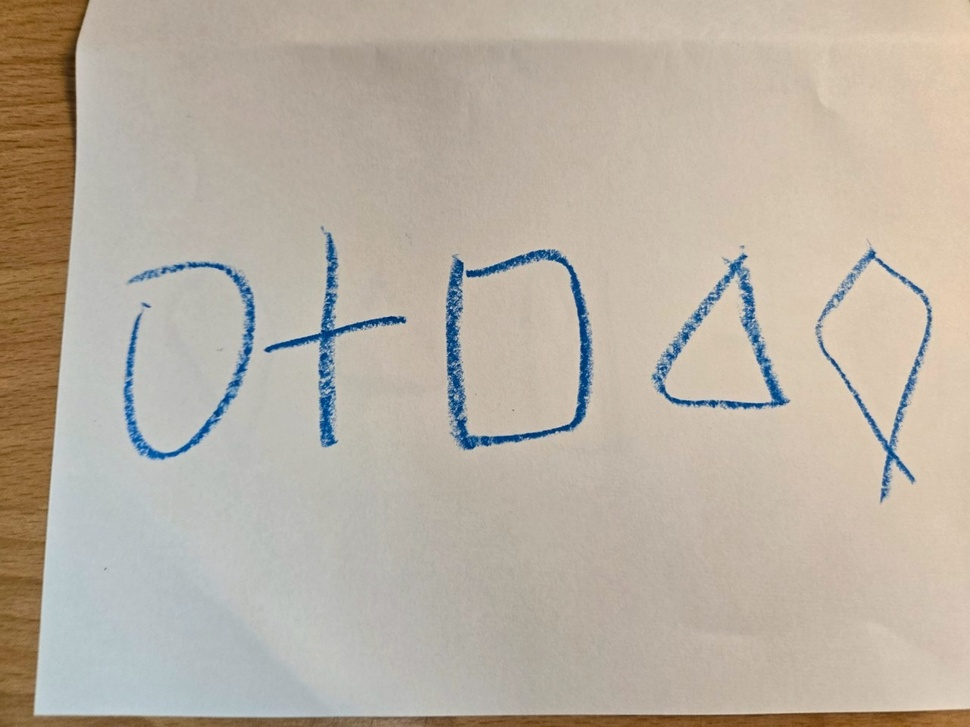
#> input picture circle/raw/206_1.jpg, 970 x 727 px, shrunk from 1280 x 960 before the run; its folder holds only this picture in this run
$ python more.py
#> lines starting #> are read from the running program, lines starting #| are printed output that depends on the picture
import os
from PIL import Image

raw_dir = "raw"
output_dir = "raw"

for idx, filename in enumerate(sorted(os.listdir(raw_dir)), 1):
    if filename.lower().endswith((".jpg", ".jpeg", ".png", ".bmp", ".gif")):
        img_path = os.path.join(raw_dir, filename)
        img = Image.open(img_path)
#> img is the input picture: PIL image 970x727 RGB; mean R, G, B 185.5, 176.2, 163.1

        # 上下翻轉
        img_flip_ud = img.transpose(Image.FLIP_TOP_BOTTOM)
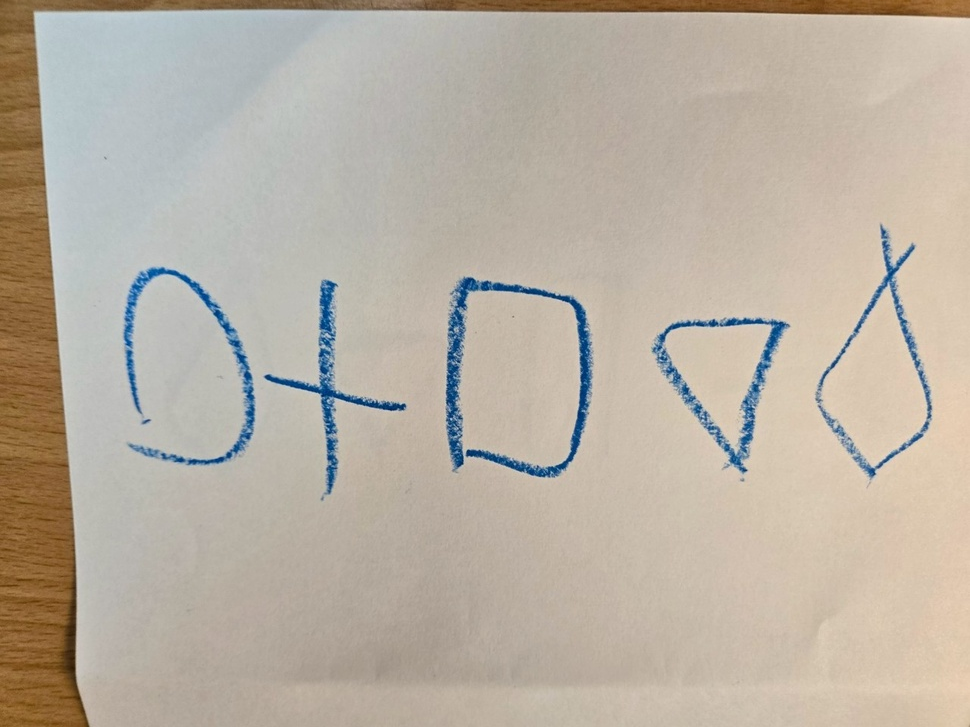
#> img_flip_ud: PIL image 970x727 RGB; mean R, G, B 185.5, 176.2, 163.1
        img_flip_ud.save(os.path.join(output_dir, f"{idx}_2.jpg"))

        # 左右翻轉
        img_flip_lr = img.transpose(Image.FLIP_LEFT_RIGHT)
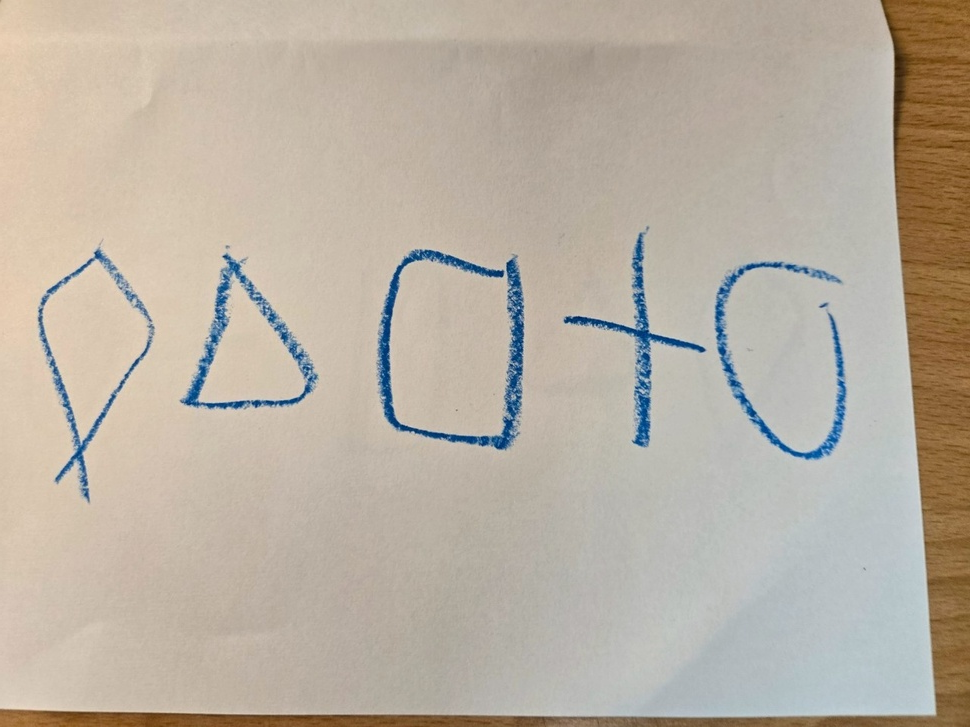
#> img_flip_lr: PIL image 970x727 RGB; mean R, G, B 185.5, 176.2, 163.1
        img_flip_lr.save(os.path.join(output_dir, f"{idx}_3.jpg"))

$ run again, on circle/raw/354_1.jpg
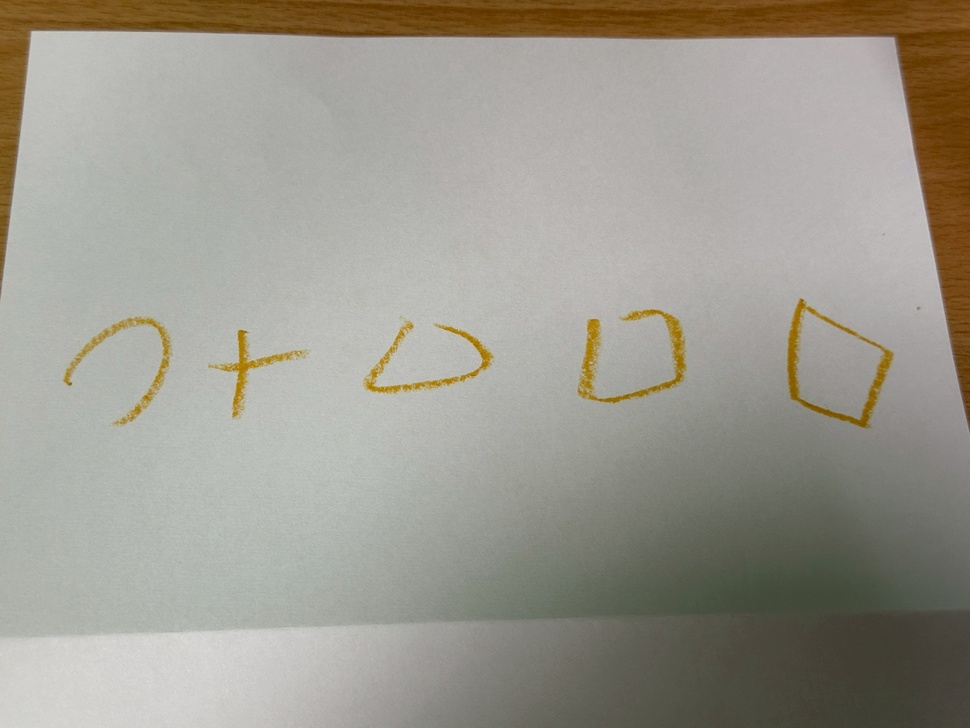
#> input picture circle/raw/354_1.jpg, 970 x 728 px, shrunk from 2364 x 1774 before the run
#> img is the input picture: PIL image 970x728 RGB; mean R, G, B 156.7, 153.6, 143.3
#> `img_flip_ud = img.transpose(Image.FLIP_TOP_BOTTOM)`:
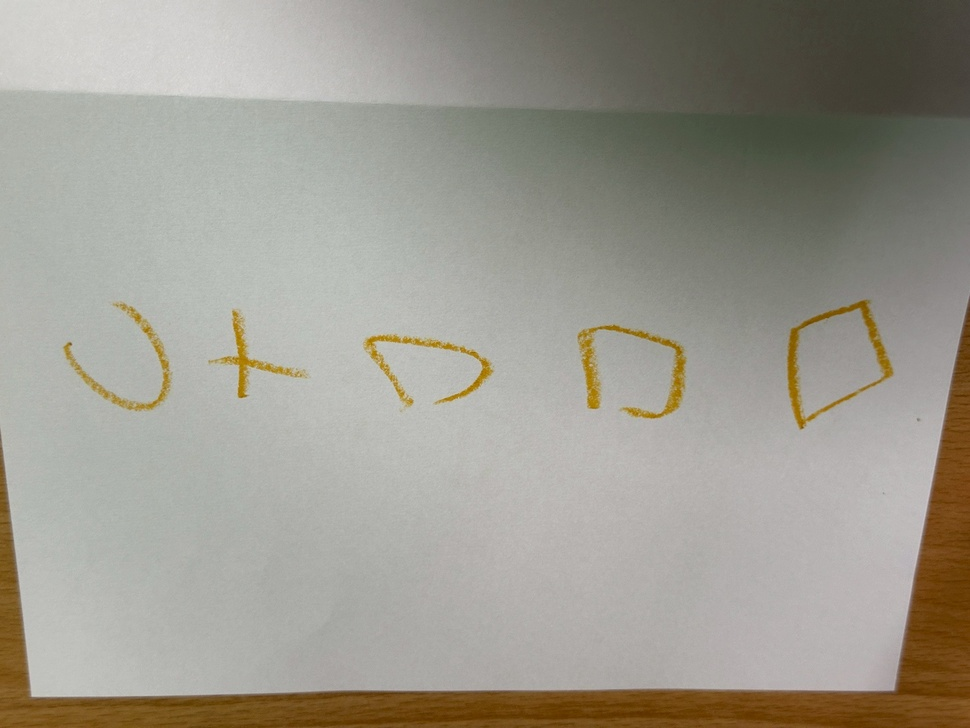
#> img_flip_ud: PIL image 970x728 RGB; mean R, G, B 156.7, 153.6, 143.3
#> `img_flip_lr = img.transpose(Image.FLIP_LEFT_RIGHT)`:
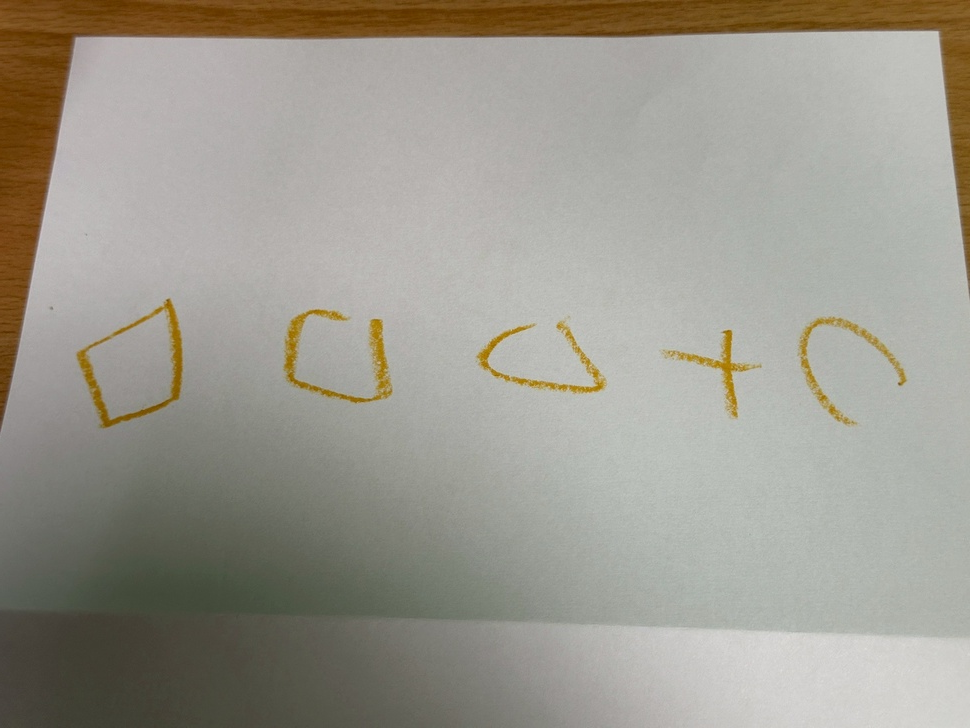
#> img_flip_lr: PIL image 970x728 RGB; mean R, G, B 156.7, 153.6, 143.3

$ run again, on circle/raw/395_1.jpg
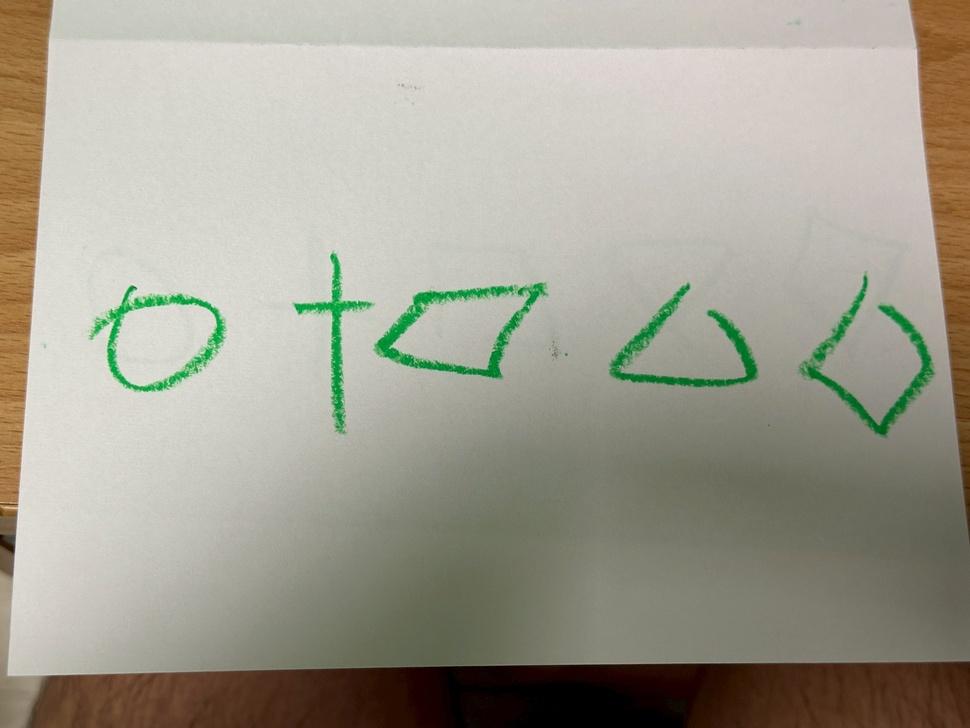
#> input picture circle/raw/395_1.jpg, 970 x 728 px, shrunk from 2364 x 1774 before the run
#> img is the input picture: PIL image 970x728 RGB; mean R, G, B 162.3, 159.6, 145.9
#> `img_flip_ud = img.transpose(Image.FLIP_TOP_BOTTOM)`:
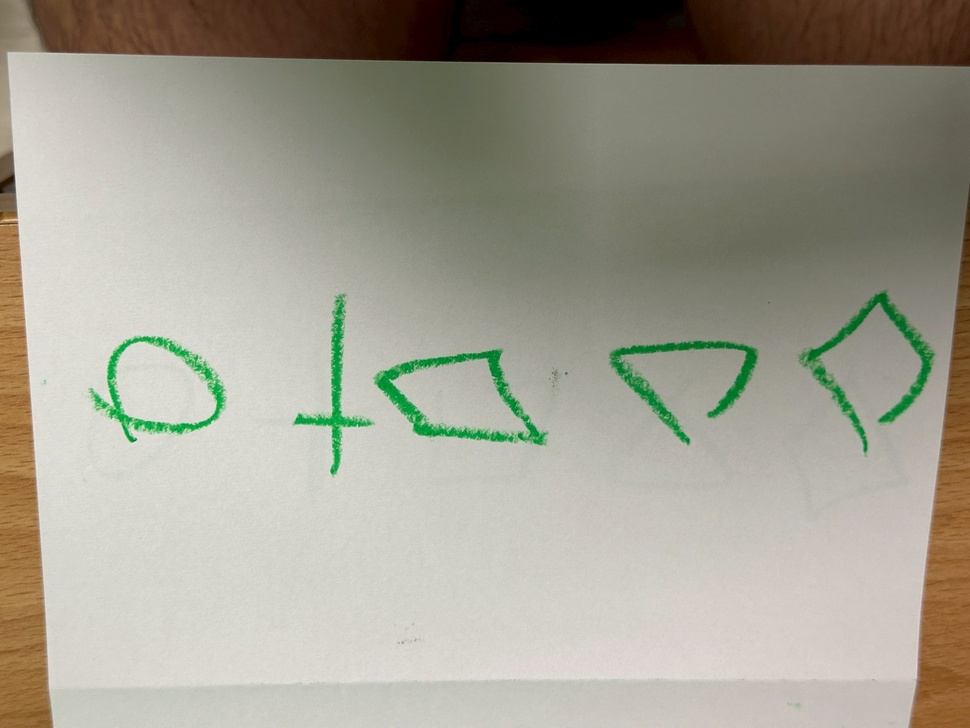
#> img_flip_ud: PIL image 970x728 RGB; mean R, G, B 162.3, 159.6, 145.9
#> `img_flip_lr = img.transpose(Image.FLIP_LEFT_RIGHT)`:
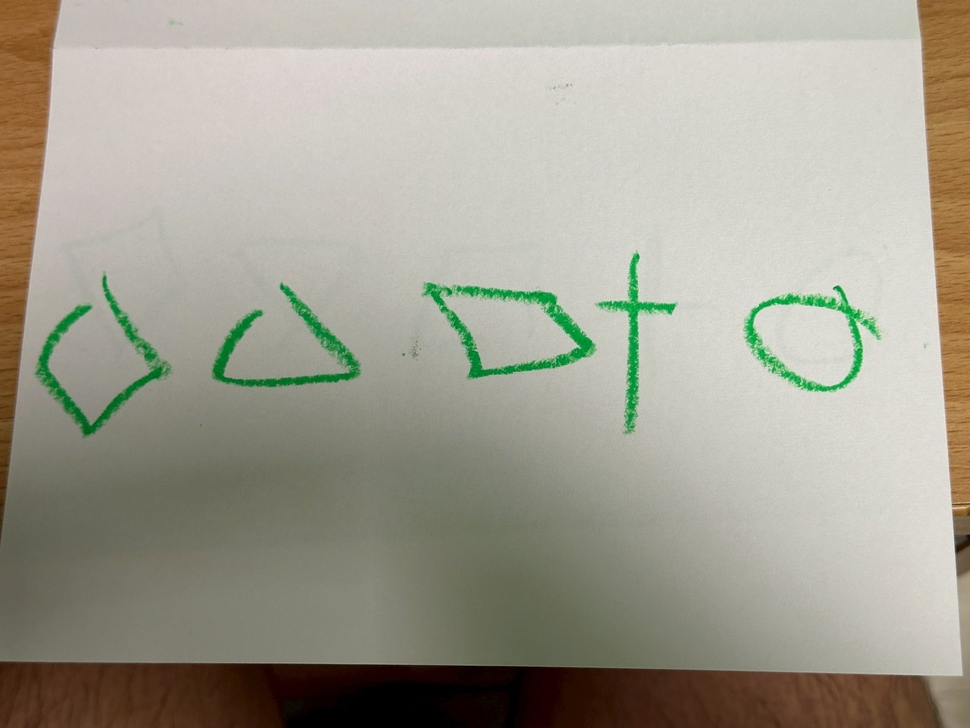
#> img_flip_lr: PIL image 970x728 RGB; mean R, G, B 162.3, 159.6, 145.9

$ run again, on circle/raw/398_1.jpg
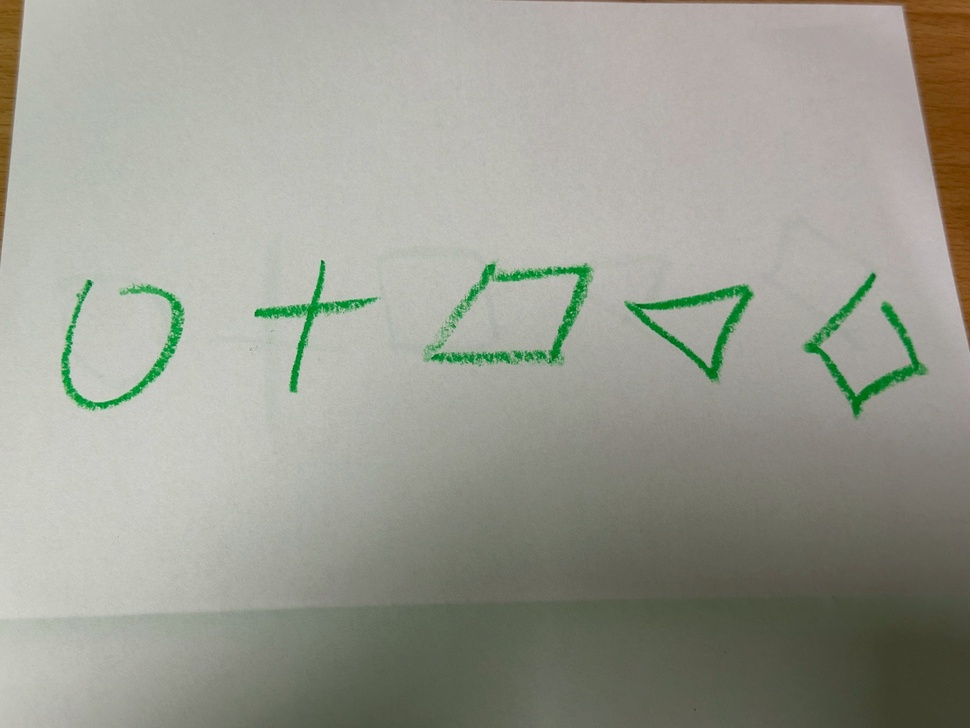
#> input picture circle/raw/398_1.jpg, 970 x 728 px, shrunk from 2364 x 1774 before the run
#> img is the input picture: PIL image 970x728 RGB; mean R, G, B 155, 156.3, 145.5
#> `img_flip_ud = img.transpose(Image.FLIP_TOP_BOTTOM)`:
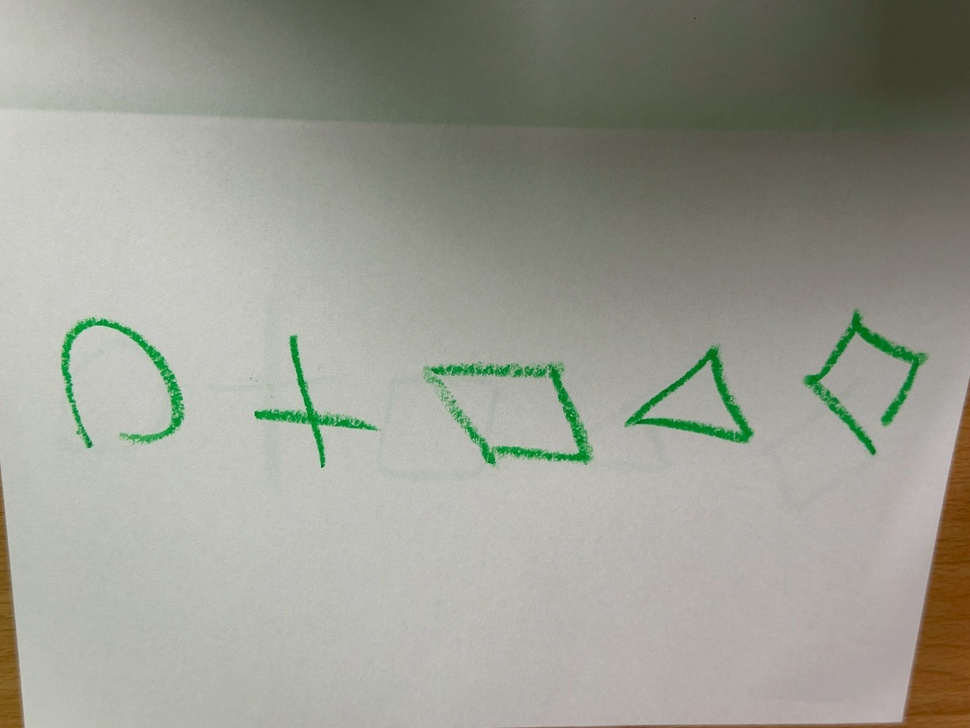
#> img_flip_ud: PIL image 970x728 RGB; mean R, G, B 155, 156.3, 145.5
#> `img_flip_lr = img.transpose(Image.FLIP_LEFT_RIGHT)`:
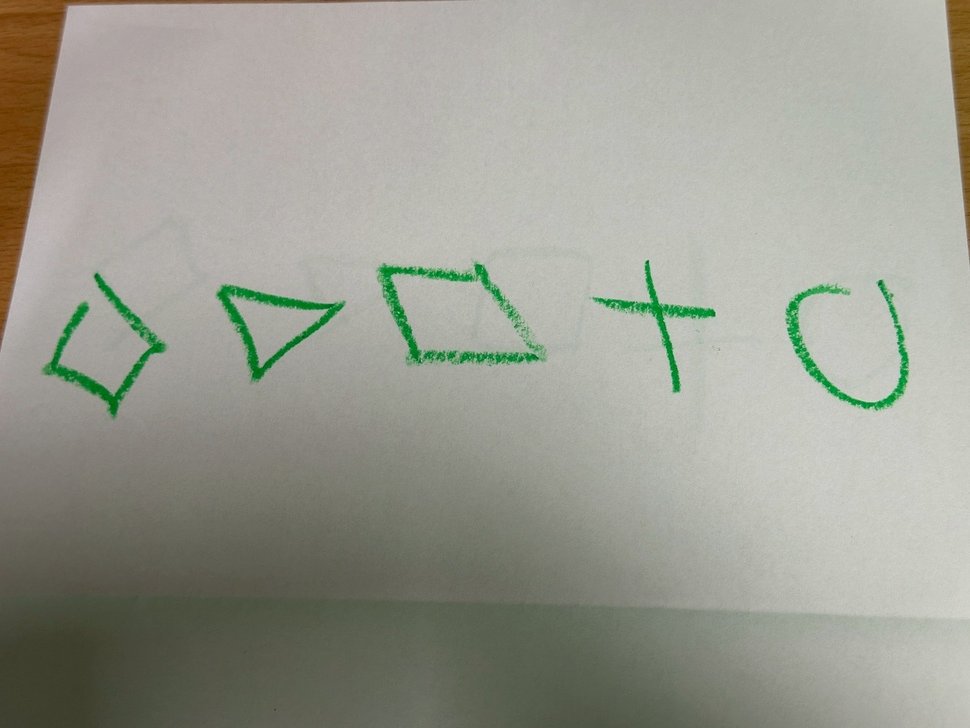
#> img_flip_lr: PIL image 970x728 RGB; mean R, G, B 155, 156.3, 145.5
